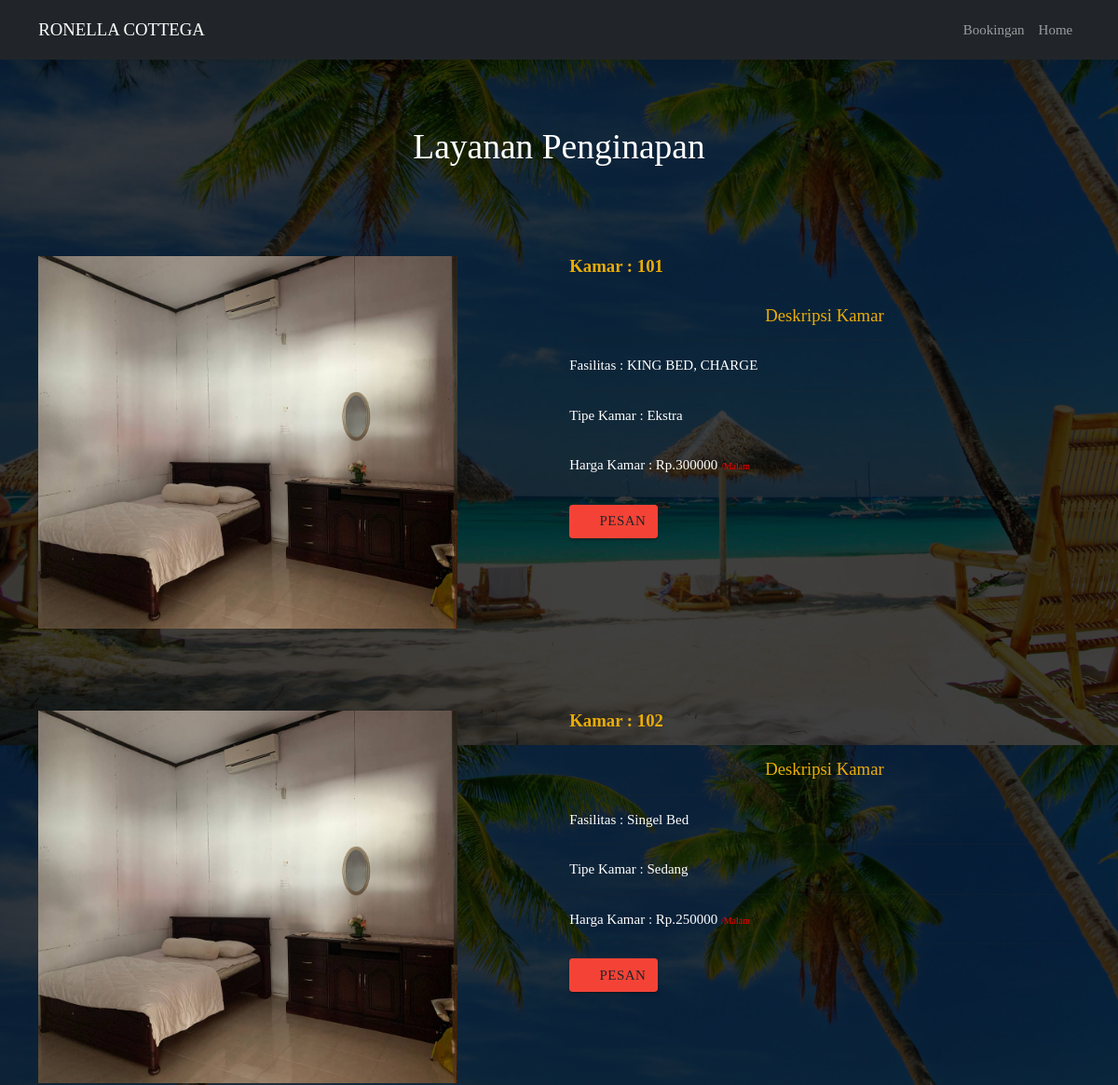
Page /layanan/hotel/index.php (signed in) on the committed database.
### tables this page shows
CREATE TABLE IF NOT EXISTS `penginapan` (
`id_hotel` int(11) NOT NULL,
  `no_kamar` int(11) NOT NULL,
  `harga` text NOT NULL,
  `tipe` text NOT NULL,
  `fasilitas` text NOT NULL,
  `foto` varchar(100) NOT NULL
);

### layanan/hotel/index.php (the view, shortened to what this page needs)
<html>
<head>
    <link rel="stylesheet" href="../../css/materialize.min.css">
    <link rel="stylesheet" href="../../css/ionicons.min.css">
</head>
<body style="background: url(../../image/wallpaperbetter.com_1920x1080.jpg); background-size: cover;" class="trans">
    <div class="" style="background-color: rgba(0, 0, 0, 0.75); width: 100%; height:1120px; margin-top: 35px;">
    <?php include "nav.php"; ?>
    <div class="container pt-5 mt-5">
        <div class="row pt-5">
            <div class="col s12">
                    <center>
					<font face="Bernard MT Condensed">
                        <h1 style="color:white">Layanan Penginapan </h1>
                    </center>
                </div>
            </div>
        </div>
        <div class="container">
         <div class="col s12">
        <?php
            $qr = mysql_query("SELECT * FROM penginapan ");
        ?>
        <?php
            while ($dt = mysql_fetch_array($qr)){
        ?>
        <div class="row pt-4">
            <div class="col s6 pt-4 mt-4">
                <div class="thumbnail">
                    <img src="../../ronela_admin/image/penginapan/<?php echo $dt['foto']?>"
                    width="450"
                    height="400">
                </div>
            </div>
          <div class="col s6 pt-4 mt-4">
                    <h5><font face="orator" color="#ecad05"><b>Kamar      : <?php echo $dt['no_kamar']?></b></font></h5>
                    <br>
                    <h5 align="center"><font face="Cambria" color="#ecad05"> Deskripsi Kamar </font></h5><hr>
                    <p><font face="orator" color="white"> Fasilitas   : </font><font face="papyrus" color="white"><?php echo $dt['fasilitas']?></font></p>
                    <hr>
                    <p><font face="orator" color="white">Tipe Kamar  : </font><font face="papyrus" color="white"><?php echo $dt['tipe']?></font></p>
                    <hr>
                    <p><font face="orator" color="white"> Harga Kamar : </font><font face="papyrus" color="white">Rp.<?php echo $dt['harga']?></font> <font face="orator std"size="1" color="red">/Malam</font></p>
                    <hr>
                    <a href="checkin.php?id_hotel=<?=$dt['id_hotel'];?>"><button class="btn waves-effect red"><i class="ion-ios-book"></i> Pesan</button></a>
            </div>
    </div>
    <?php } ?>
</div>
</div>
</body>
</html>

### css/style.css (style rules this page uses)
html, body { height: 100%; font-family: "Taviraj", serif; -webkit-font-smoothing: antialiased; font-smoothing: antialiased; background: none; }

### rows in the picture
penginapan: foto (picture), no_kamar "101", fasilitas "KING BED, CHARGE", tipe "Ekstra", harga "300000"
penginapan: foto (picture), no_kamar "102", fasilitas "Singel Bed", tipe "Sedang", harga "250000"
